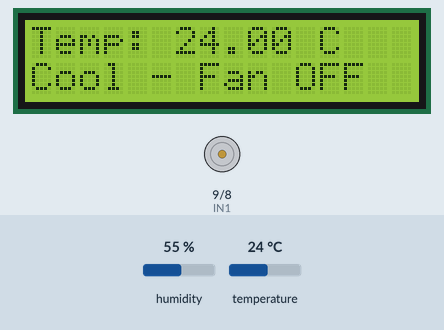
This sketch was run on a simulated Arduino Uno, built with avr-gcc and run on an emulated ATmega328P. On the bench: 16×2 character LCD, motor-driver pin pairs drawn as motors (green arrow = first pin HIGH = forward, orange = second pin HIGH = backward, longer = more drive). Inputs (shaded band) come from the test bench; at power-on: temperature 24 °C, humidity 55 %. What the sketch prints to the serial monitor is not drawn.

Above: at 4.2 s.
4.3 s: temperature set to 30 °C
At 6.1 s:
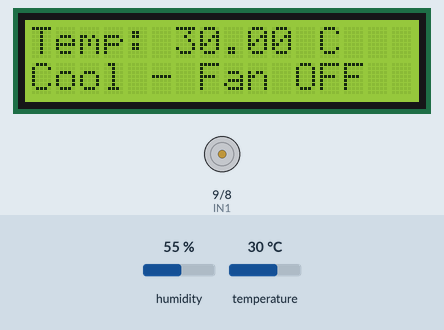
7.0 s: temperature set to 33 °C
At 8.4 s:
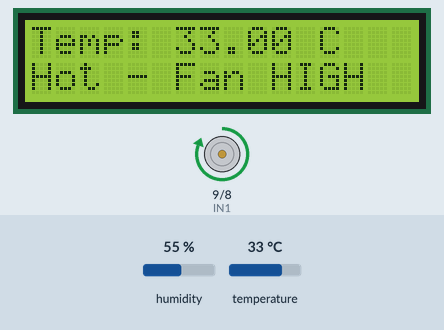
9.7 s: temperature set to 12 °C
At 11.8 s:
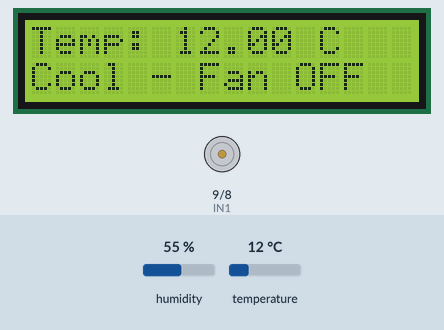
Timing chart, 0 to 13.3 s (numbered marks = the images above; inputs shaded):
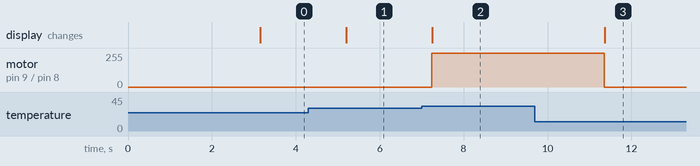

Measured:
- the behaviour switches between 31 and 32 °C on temperature (found by bisection; images 1 and 2)
- after the input at 4.3 s, the display: changes after 0.90 s (image 1)
- after the input at 7.0 s, motor on pin 9 (IN1) / pin 8 (IN2): stopped → forward 255/255 after 0.24 s; the display: changes after 0.26 s (image 2)
- after the input at 9.7 s, motor on pin 9 (IN1) / pin 8 (IN2): forward 255/255 → stopped after 1.6 s; the display: changes after 1.7 s (image 3)

The sketch:

Automatic_Temperature-Based_Fan_System.ino
```cpp
#include <DHT.h>
#include <LiquidCrystal_I2C.h>
#include <Wire.h>

#define DHTPIN 2
#define DHTTYPE DHT11

DHT dht(DHTPIN, DHTTYPE);
LiquidCrystal_I2C lcd(0x27,16,2);

// Motor driver pins
int IN1 = 9;   // PWM pin
int IN2 = 8;

void setup()
{
  pinMode(IN1, OUTPUT);
  pinMode(IN2, OUTPUT);

  Serial.begin(9600);

  dht.begin();

  lcd.begin();
  lcd.backlight();

  // Startup Message
  lcd.setCursor(0,0);
  lcd.print("Temperature Based");
  lcd.setCursor(0,1);
  lcd.print("Fan System");
  delay(3000);
  lcd.clear();
}

void loop()
{
  float temp = dht.readTemperature();

  // Check if sensor failed
  if (isnan(temp))
  {
    Serial.println("Sensor Error!");
    lcd.setCursor(0,0);
    lcd.print("Sensor Error");
    delay(2000);
    return;
  }

  Serial.print("Temperature: ");
  Serial.print(temp);
  Serial.println(" C");

  lcd.clear();
  lcd.setCursor(0,0);
  lcd.print("Temp: ");
  lcd.print(temp);
  lcd.print(" C");

  // COOL
  if(temp < 31.10)
  {
    digitalWrite(IN1, LOW);
    digitalWrite(IN2, LOW);

    lcd.setCursor(0,1);
    lcd.print("Cool - Fan OFF");

    Serial.println("Fan OFF (Cool)");
  }

  // WARM (Medium Speed)
  else if(temp >= 31.30 && temp <= 31.70)
  {
    analogWrite(IN1, 150);
    digitalWrite(IN2, LOW);

    lcd.setCursor(0,1);
    lcd.print("Warm - Fan MID");

    Serial.println("Fan Medium Speed");
  }

  // HOT (High Speed)
  else
  {
    analogWrite(IN1, 255);
    digitalWrite(IN2, LOW);

    lcd.setCursor(0,1);
    lcd.print("Hot - Fan HIGH");

    Serial.println("Fan High Speed");
  }

  delay(2000);
}
```
